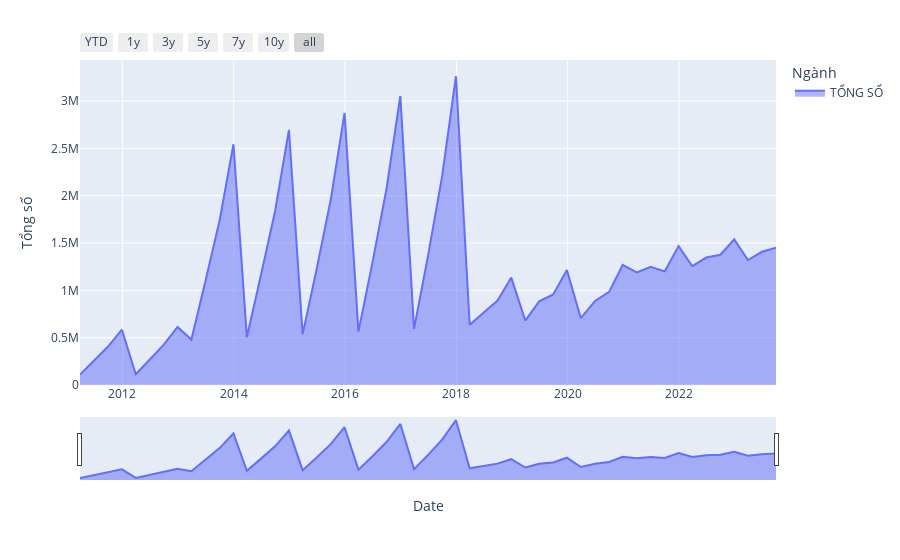

The cell this chart's notebook holds for it:
### Code cell
import pandas as pd
import plotly.express as px
import plotly.graph_objects as go

df_show = dfs_gdp_ss[(dfs_gdp_ss["Ngành"] == "TỔNG SỐ")]

fig = px.area(df_show, x="Date", y="Tổng số", color="Ngành")

fig.update_xaxes(
    rangeslider_visible=True,
    rangeselector=dict(
        buttons=[
            dict(count=1, label="YTD", step="year", stepmode="todate"),
            dict(count=1, label="1y", step="year", stepmode="backward"),
            dict(count=3, label="3y", step="year", stepmode="backward"),
            dict(count=5, label="5y", step="year", stepmode="backward"),
            dict(count=7, label="7y", step="year", stepmode="backward"),
            dict(count=10, label="10y", step="year", stepmode="backward"),
            dict(step="all"),
        ]
    ),
)

fig.show()

### Figure 1 — Plotly figure (JSON) as saved in the notebook; plotly's stock layout.template omitted (floating-point values rounded to 4 significant figures)
{"data": [{"fillpattern": {"shape": ""}, "hovertemplate": "Ngành=TỔNG SỐ<br>Date=%{x}<br>Tổng số=%{y}<extra></extra>", "legendgroup": "TỔNG SỐ", "line": {"color": "#636efa"}, "marker": {"symbol": "circle"}, "mode": "lines", "name": "TỔNG SỐ", "orientation": "v", "showlegend": true, "stackgroup": "1", "type": "scatter", "x": ["2023-09-29T00:00:00", "2023-06-29T00:00:00", "2023-03-29T00:00:00", "2022-12-29T00:00:00", "2022-09-29T00:00:00", "2022-06-29T00:00:00", "2022-03-29T00:00:00", "2021-12-29T00:00:00", "2021-09-29T00:00:00", "2021-06-29T00:00:00", "2021-03-29T00:00:00", "2020-12-27T00:00:00", "2020-09-29T00:00:00", "2020-06-29T00:00:00", "2020-03-27T00:00:00", "2019-12-27T00:00:00", "2019-09-28T00:00:00", "2019-06-28T00:00:00", "2019-03-29T00:00:00", "2018-12-27T00:00:00", "2018-09-28T00:00:00", "2018-03-29T00:00:00", "2017-12-29T00:00:00", "2017-09-29T00:00:00", "2017-06-29T00:00:00", "2017-03-29T00:00:00", "2016-12-29T00:00:00", "2016-09-29T00:00:00", "2016-06-29T00:00:00", "2016-03-29T00:00:00", "2015-12-29T00:00:00", "2015-09-29T00:00:00", "2015-06-29T00:00:00", "2015-03-29T00:00:00", "2014-12-29T00:00:00", "2014-09-29T00:00:00", "2014-06-27T00:00:00", "2014-03-28T00:00:00", "2013-12-30T00:00:00", "2013-09-30T00:00:00", "2013-06-29T00:00:00", "2013-03-29T00:00:00", "2012-12-28T00:00:00", "2012-09-29T00:00:00", "2012-06-29T00:00:00", "2012-03-29T00:00:00", "2011-12-29T00:00:00", "2011-09-29T00:00:00", "2011-06-29T00:00:00", "2011-03-29T00:00:00"], "xaxis": "x", "y": [1450000.0, 1407000.0, 1321000.0, 1539000.0, 1376000.0, 1347000.0, 1255000.0, 1467000.0, 1201000.0, 1248813, 1189000.0, 1268000.0, 983700.0, 887900.0, 707200.0, 1214000.0, 957100.0, 884500.0, 681000.0, 1135000.0, 892400.0, 637200.0, 3262548, 2205000.0, 1368665, 593200.0, 3054000.0, 2071000.0, 1292968, 564300.0, 2876000.0, 1955000.0, 1225000.0, 534600.0, 2696000.0, 1836632, 1152000.0, 503700.0, 2544000.0, 1738985, 1095000.0, 480500.0, 613900.0, 425800.0, 270100.0, 113800.0, 584100.0, 406300.0, 258600.0, 109313], "yaxis": "y"}], "layout": {"legend": {"title": {"text": "Ngành"}, "tracegroupgap": 0}, "margin": {"t": 60}, "xaxis": {"anchor": "y", "domain": [0, 1], "rangeselector": {"buttons": [{"count": 1, "label": "YTD", "step": "year", "stepmode": "todate"}, {"count": 1, "label": "1y", "step": "year", "stepmode": "backward"}, {"count": 3, "label": "3y", "step": "year", "stepmode": "backward"}, {"count": 5, "label": "5y", "step": "year", "stepmode": "backward"}, {"count": 7, "label": "7y", "step": "year", "stepmode": "backward"}, {"count": 10, "label": "10y", "step": "year", "stepmode": "backward"}, {"step": "all"}]}, "rangeslider": {"visible": true}, "title": {"text": "Date"}}, "yaxis": {"anchor": "x", "domain": [0, 1], "title": {"text": "Tổng số"}}}}
